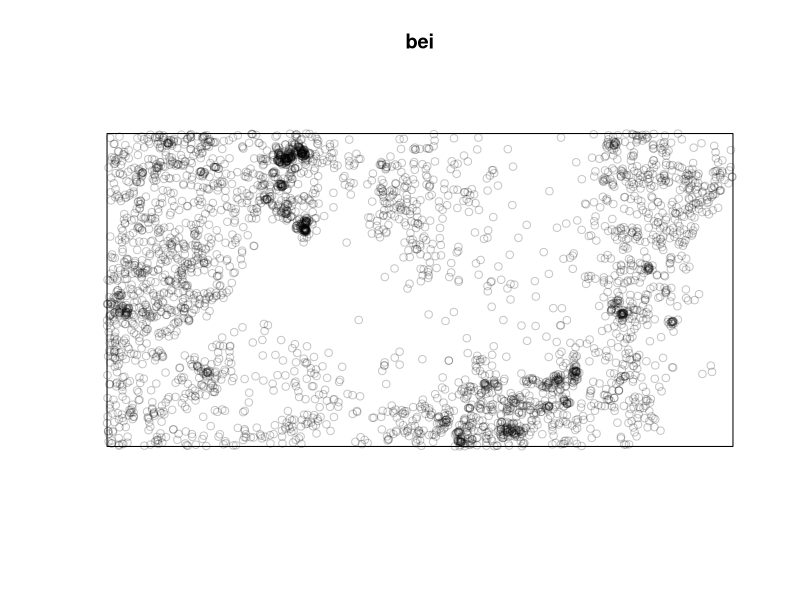
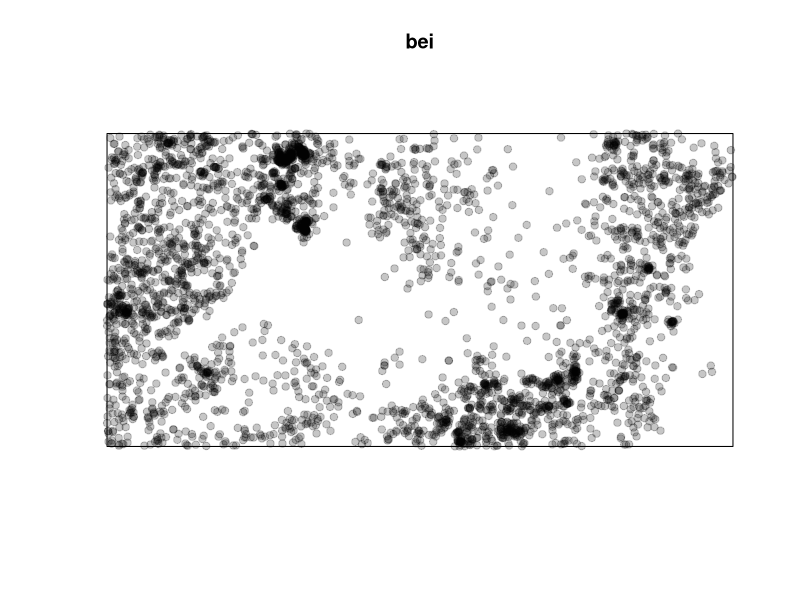
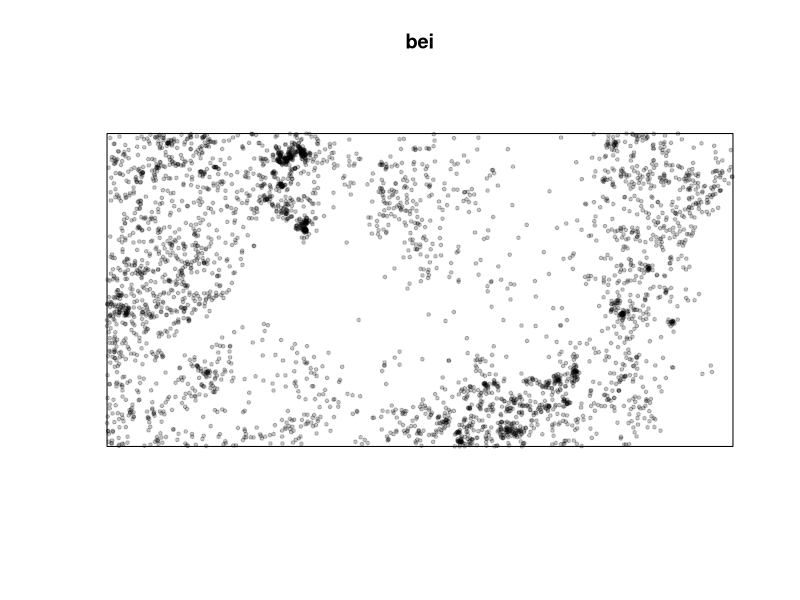

These charts were generated, in order, by the following R code:
# How to calculate the density of individuals in a population

# installing the spatstat package
install.packages("spatstat")

#Recalling the package
library(spatstat)

# dataset
bei

plot(bei)
plot(bei, pch=19)
plot(bei, pch=19, cex=.5)

bei.extra
